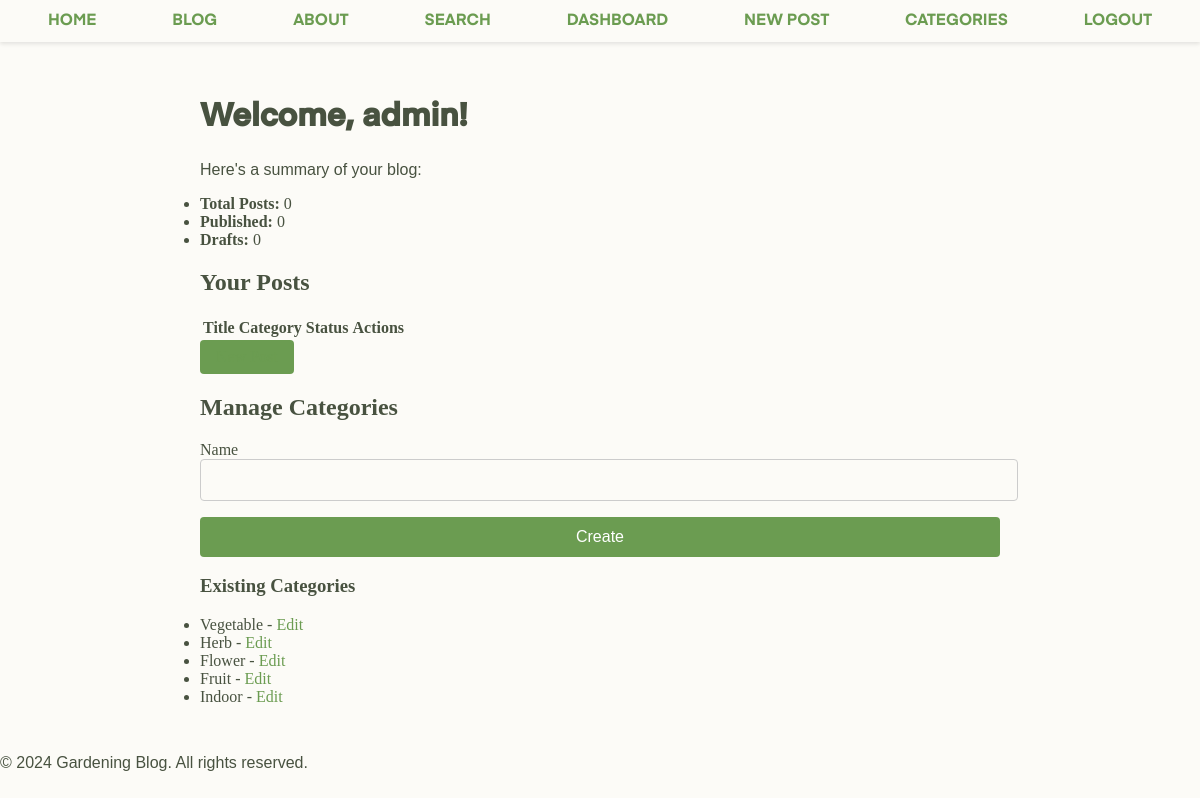
Page /admin (signed in) on the earlier database version.
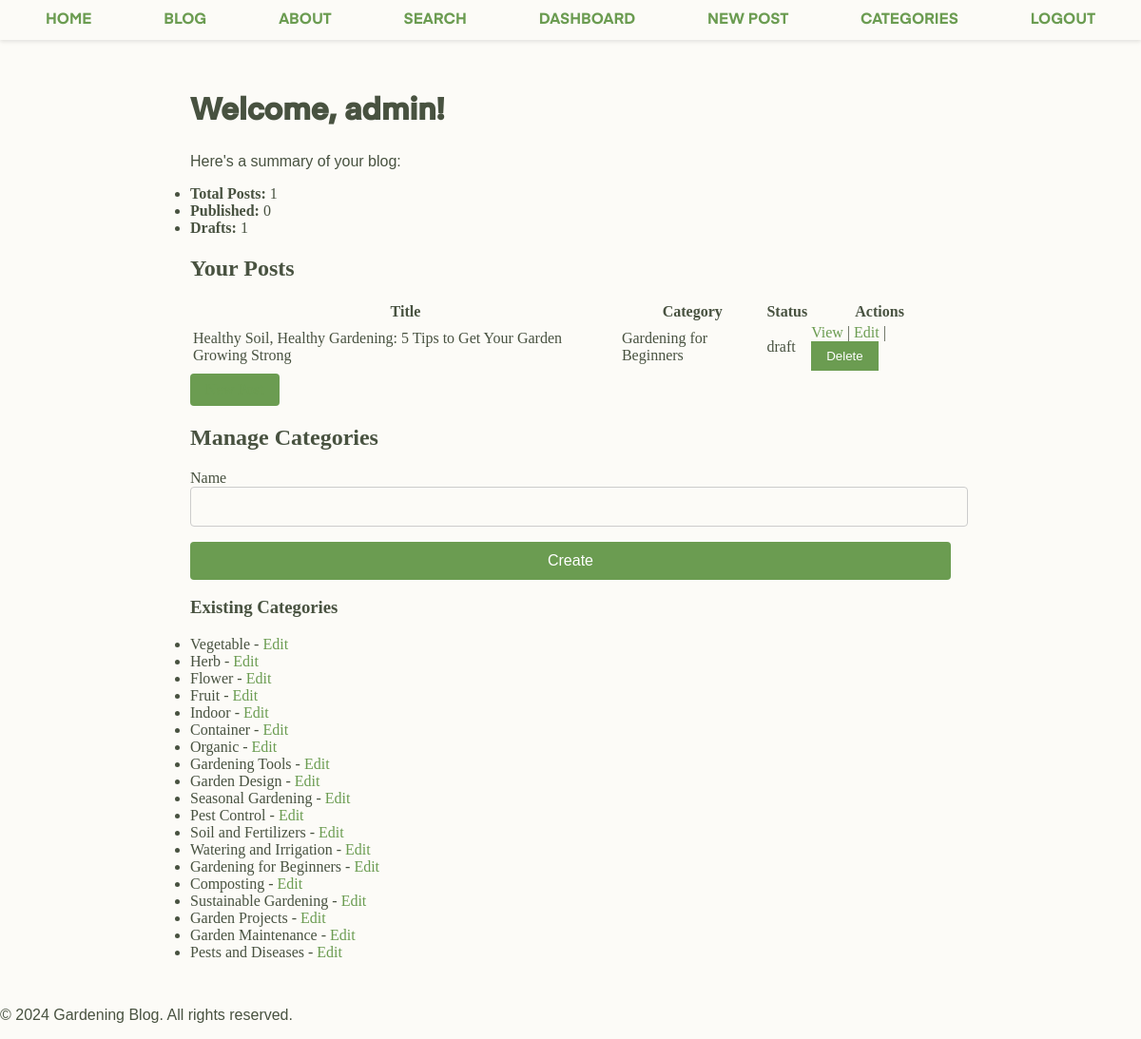
Same page on the later database version.
### models.py (models this page shows, shortened)
class User(db.Model, UserMixin):
    id = db.Column(db.Integer, primary_key=True)
    username = db.Column(db.String(50), nullable=False, unique=True)
    email = db.Column(db.String(120), nullable=False, unique=True)
    password = db.Column(db.String(200), nullable=False)
    is_admin = db.Column(db.Boolean, default=False)

class Category(db.Model):
    id = db.Column(db.Integer, primary_key=True)
    name = db.Column(db.String(100), nullable=False, unique=True)
    slug = db.Column(db.String(100), nullable=False, unique=True)
    posts = db.relationship('Post', backref='category', lazy=True)

class Post(db.Model):
    id = db.Column(db.Integer, primary_key=True)
    title = db.Column(db.String(100), nullable=False)
    content = db.Column(db.Text, nullable=False)
    author = db.Column(db.String(50), nullable=False)
    date_posted = db.Column(db.DateTime, nullable=False, default=datetime.utcnow)
    category_id = db.Column(db.Integer, db.ForeignKey('category.id'), nullable=False)
    featured_image = db.Column(db.String(200))
    status = db.Column(db.String(20), nullable=False, default='draft')
    comments = db.relationship('Comment', backref='post', lazy='dynamic')
    slug = db.Column(db.String(100), unique=True, nullable=False)
    tags = db.Column(db.String, nullable=False)  # Using string for tags

### app.py (the view)
@app.route('/admin')
@login_required
def admin_dashboard():
    if not current_user.is_admin:
        abort(403)  # Forbidden
    form = CategoryForm()
    categories = Category.query.all()
    posts = Post.query.all()
    return render_template('admin/dashboard.html', posts=posts, form=form, categories=categories)

### forms.py
class CategoryForm(FlaskForm):
    name = StringField('Name', validators=[DataRequired()])
    submit = SubmitField('Create')

### app.py (called while the page is built)
@login_manager.user_loader
def load_user(user_id):
    return User.query.get(int(user_id))

### templates/admin/dashboard.html (shortened to what this page needs)
{% extends "base.html" %}
{% block content %}
<h1>Welcome, {{ current_user.username }}!</h1>
<p>Here's a summary of your blog:</p>
<ul>
  <li><strong>Total Posts:</strong> {{ posts|length }}</li>
  <li><strong>Published:</strong> {{ posts|selectattr("status", "equalto", "published")|list|length }}</li>
  <li><strong>Drafts:</strong> {{ posts|selectattr("status", "equalto", "draft")|list|length }}</li>
</ul>
<h2>Your Posts</h2>
<table>
  <tr>
    <th>Title</th>
    <th>Category</th>
    <th>Status</th>
    <th>Actions</th>
  </tr>
  {% for post in posts %}
  <tr>
    <td>{{ post.title }}</td>
    <td>{{ post.category.name }}</td>
    <td>{{ post.status }}</td>
    <td>
      <a href="{{ url_for('post', post_slug=post.slug) }}" target="_blank">View</a> |
      <a href="{{ url_for('edit_post', post_id=post.id) }}">Edit</a> |
      <form action="{{ url_for('delete_post', post_id=post.id) }}" method="post" style="display:inline;">
        <button type="submit" onclick="return confirm('Delete this post?')">Delete</button>
      </form>
    </td>
  </tr>
  {% endfor %}
</table>
<a href="{{ url_for('create_post') }}" class="btn">New Post</a>
<h2>Manage Categories</h2>
<form method="post" action="{{ url_for('admin_categories') }}">
  <div>
    {{ form.name.label }} {{ form.name(size=50) }}
  </div>
  {{ form.submit(class="btn") }}
</form>
<h3>Existing Categories</h3>
<ul>
  {% for category in categories %}
    <li>{{ category.name }} - <a href="{{ url_for('edit_category', category_id=category.id) }}">Edit</a></li>
  {% endfor %}
</ul>
{% endblock %}

### templates/base.html (shortened to what this page needs)
<!DOCTYPE html>
<html>
<head>
    <link rel="stylesheet" href="{{ url_for('static', filename='css/styles.css') }}">
</head>
<body>
    <header>
        <nav>
            <ul>
                <li><a href="{{ url_for('home') }}">HOME</a></li>
                <li><a href="{{ url_for('blog') }}">BLOG</a></li>
                <li><a href="{{ url_for('about') }}">ABOUT</a></li>
                <li><a href="{{ url_for('search') }}">SEARCH</a></li>
                {% if current_user.is_authenticated %}
                    {% if current_user.is_admin %}
                        <li><a href="{{ url_for('admin_dashboard') }}">DASHBOARD</a></li>
                        <li><a href="{{ url_for('create_post') }}">NEW POST</a></li>
                        <li><a href="{{ url_for('admin_categories') }}">CATEGORIES</a></li>
                    {% endif %}
                    <li><a href="{{ url_for('logout') }}">LOGOUT</a></li>
                {% else %}
                    <li><a href="{{ url_for('login') }}">LOGIN</a></li>
                {% endif %}
            </ul>
        </nav>
    </header>
    <main>
        {% block content %}{% endblock %}
    </main>
    <footer>
        <p>&copy; 2024 Gardening Blog. All rights reserved.</p>
    </footer>
</body>
</html>

### static/css/styles.css (style rules this page uses)
body, ul { margin: 0; padding: 0; background-color: #FCFBF7; color: #485240; }
header { background-color: #FCFBF7; padding: 10px; box-shadow: 0 2px 4px rgba(0, 0, 0, 0.1); }
nav ul { list-style-type: none; display: flex; justify-content: space-around; }
nav a { color: #485240; text-decoration: none; }
input, textarea, select { display: block; width: 100%; padding: 0.5rem; font-size: 1rem; line-height: 1.5; color: #212121; background-color: transparent; border: 1px solid #ccc; border-radius: 4px; transition: border-color 0.3s; }
button { background-color: #6b9c51; color: #fff; padding: 0.5rem 1rem; border: none; cursor: pointer; transition: background-color 0.3s; }
main { max-width: 800px; margin: 0 auto; padding: 2rem; }
form div { margin-bottom: 1rem; }
.btn { display: inline-block; padding: 0.5rem 1rem; background-color: #6b9c51; color: #fff; text-decoration: none; border: none; border-radius: 4px; cursor: pointer; transition: background-color 0.3s; }
nav { font-family: 'Eina', Arial, sans-serif !important; }
h1 { font-family: 'Eina', sans-serif !important; }
p { font-family: 'TT', sans-serif; }
a:link { color: #6b9c51; text-decoration: none; }

Differences in the rows shown:
added Post: title "Healthy Soil, Healthy Gardening: 5 Tips to Get Your Garden Growing Strong", category.name "Gardening for Beginners", status "draft"
added Category: name "Container"
added Category: name "Organic"
added Category: name "Gardening Tools"
added Category: name "Garden Design"
added Category: name "Seasonal Gardening"
added Category: name "Pest Control"
added Category: name "Soil and Fertilizers"
added Category: name "Watering and Irrigation"
added Category: name "Gardening for Beginners"
added Category: name "Composting"
added Category: name "Sustainable Gardening"
added Category: name "Garden Projects"
added Category: name "Garden Maintenance"
added Category: name "Pests and Diseases"
Other differences:
{{ posts|length }}: "0" → "1"
{{ posts|selectattr("status", "equalto", "draft")|list|length }}: "0" → "1"
